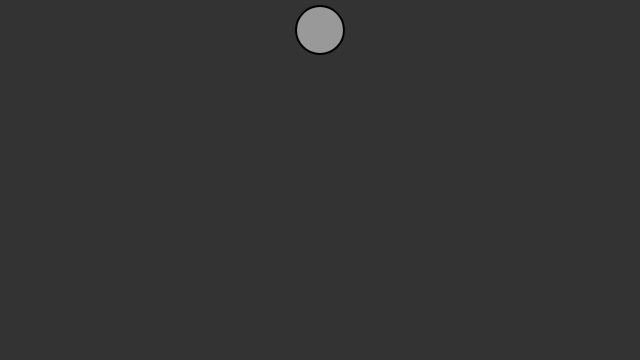
Frame 1 (no input)
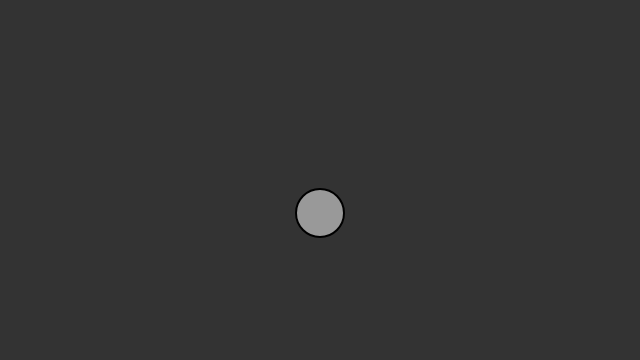
Frame 60 (no input)
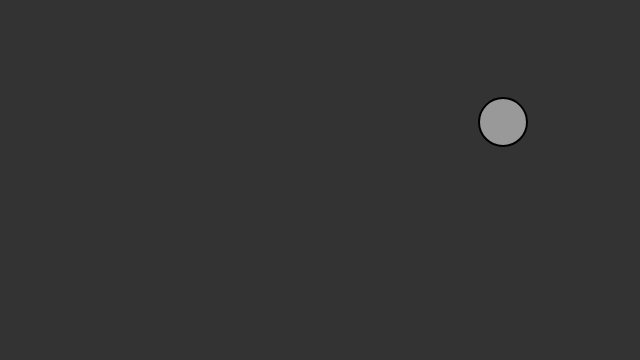
Frame 120 (the mouse pressed at the canvas centre since frame 60)

The p5.js sketch that drew these frames (run headless with seeded random() and noise() and a simulated clock; from frame 60 on, the mouse is pressed at the canvas centre):

// p5.js sketch
// ── sketch.js
// The Nature of Code
// Daniel Shiffman
// http://natureofcode.com

let mover;

function setup() {
  createCanvas(640, 360);
  mover = new Mover();
  createP('Click mouse to apply wind force.');
}
function myFunction() {
  var p,v,a;
  p = document.getElementById("mynumberposition").value;
  document.getElementById("demo2").innerHTML = p;
  v = document.getElementById("mynumbervelocity").value;
  document.getElementById("demo3").innerHTML = v;
  a = document.getElementById("mynumberacceleration").value;
  document.getElementById("demo4").innerHTML =a;
   p = parseFloat(p);
   mover.v = parseFloat(v);
   mover.a = parseFloat(mover.a);
}
function draw() {
  background(51);

  let gravity = createVector(0, 0.1);
  mover.applyForce(gravity);

  if (mouseIsPressed) {
    let wind = createVector(0.1, 0);
    mover.applyForce(wind);
  }

  mover.update();
  mover.display();
  mover.checkEdges();
}

// ── mover.js
// The Nature of Code
// Daniel Shiffman
// http://natureofcode.com

class Mover {
  constructor() {
    this.mass = 1;
    this.position = new createVector(width / 2, 30);
    this.velocity = new createVector(0, 0);
    this.acceleration = new createVector(0, 0);
  }

  applyForce(force) {
    var f = p5.Vector.div(force, this.mass);
    this.acceleration.add(f);
  }

  update() {
    this.velocity.add(this.acceleration);
    this.position.add(this.velocity);
    this.acceleration.mult(0);
  }

  display() {
    stroke(0);
    strokeWeight(2);
    fill(255, 127);
    ellipse(this.position.x, this.position.y, 48, 48);
  }

  checkEdges() {
    if (this.position.x > width) {
      this.position.x = width;
      this.velocity.x *= -1;
    } else if (this.position.x < 0) {
      this.velocity.x *= -1;
      this.position.x = 0;
    }
    if (this.position.y > height) {
      this.velocity.y *= -1;
      this.position.y = height;
    }
  }

}
